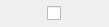
<?xml version="1.0" encoding="UTF-8"?>
<ui version="4.0">
 <class>FormCenteredCheckBox</class>
 <widget class="QWidget" name="FormCenteredCheckBox">
  <property name="geometry">
   <rect>
    <x>0</x>
    <y>0</y>
    <width>109</width>
    <height>27</height>
   </rect>
  </property>
  <property name="windowTitle">
   <string>Form</string>
  </property>
  <layout class="QHBoxLayout" name="horizontalLayout_2">
   <property name="spacing">
    <number>0</number>
   </property>
   <property name="leftMargin">
    <number>0</number>
   </property>
   <property name="topMargin">
    <number>0</number>
   </property>
   <property name="rightMargin">
    <number>0</number>
   </property>
   <property name="bottomMargin">
    <number>0</number>
   </property>
   <item>
    <layout class="QVBoxLayout" name="verticalLayout">
     <item alignment="Qt::AlignHCenter">
      <widget class="QCheckBox" name="checkBox">
       <property name="text">
        <string/>
       </property>
      </widget>
     </item>
    </layout>
   </item>
  </layout>
 </widget>
 <resources/>
 <connections/>
</ui>
